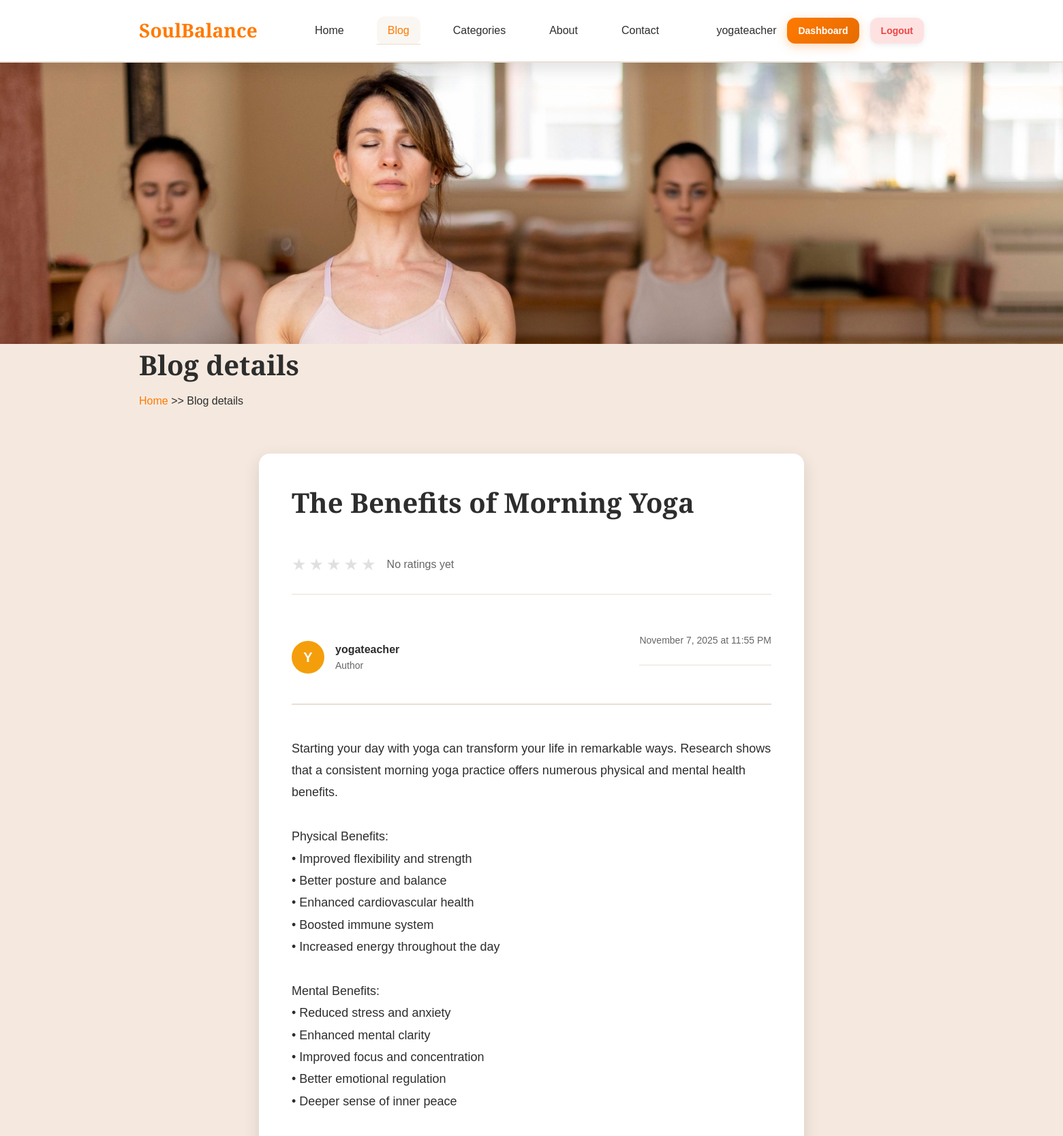
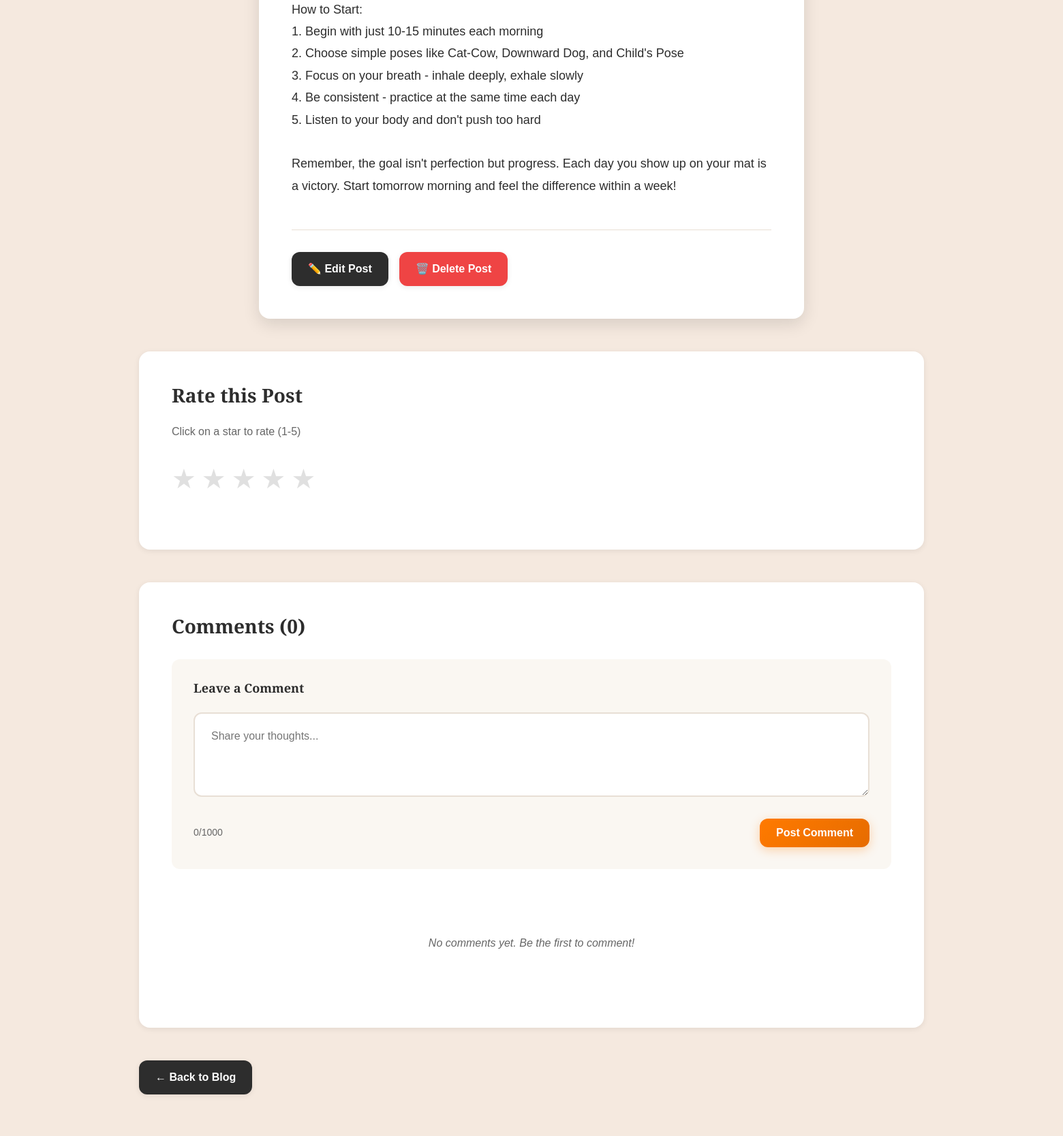
/view_blog.php?id=1 (signed in, upper part), run on the app's committed database (2 pictures, top to bottom).
### tables this page shows
CREATE TABLE IF NOT EXISTS blogPost (
    id INT AUTO_INCREMENT PRIMARY KEY,
    user_id INT NOT NULL,
    title VARCHAR(255) NOT NULL,
    content LONGTEXT NOT NULL,
    category VARCHAR(50) DEFAULT NULL,
    featured_image VARCHAR(255) DEFAULT NULL,
    created_at TIMESTAMP DEFAULT CURRENT_TIMESTAMP,
    updated_at TIMESTAMP DEFAULT CURRENT_TIMESTAMP ON UPDATE CURRENT_TIMESTAMP,
    FOREIGN KEY (user_id) REFERENCES user(id) ON DELETE CASCADE,
    INDEX idx_user_id (user_id),
    INDEX idx_created_at (created_at),
    INDEX idx_category (category)
);

CREATE TABLE IF NOT EXISTS user (
    id INT AUTO_INCREMENT PRIMARY KEY,
    username VARCHAR(50) NOT NULL UNIQUE,
    email VARCHAR(100) NOT NULL UNIQUE,
    password VARCHAR(255) NOT NULL,
    role ENUM('user', 'admin') DEFAULT 'user',
    created_at TIMESTAMP DEFAULT CURRENT_TIMESTAMP,
    updated_at TIMESTAMP DEFAULT CURRENT_TIMESTAMP ON UPDATE CURRENT_TIMESTAMP,
    INDEX idx_email (email),
    INDEX idx_username (username)
);

### view_blog.php (the view, shortened to what this page needs)
<?php
$postId = isset($_GET['id']) ? intval($_GET['id']) : 0;
try {
    $db = getDB();
    $stmt = $db->prepare("
        SELECT bp.id, bp.user_id, bp.title, bp.content, bp.category, bp.featured_image, bp.created_at, bp.updated_at, u.username
        FROM blogPost bp
        JOIN user u ON bp.user_id = u.id
        WHERE bp.id = ?
    ");
    $stmt->execute([$postId]);
    $post = $stmt->fetch();
    $stmt = $db->prepare("
        SELECT AVG(rating) as avg_rating, COUNT(*) as total_ratings
        FROM blog_ratings
        WHERE blog_post_id = ?
    ");
    $stmt->execute([$postId]);
    $ratingData = $stmt->fetch();
    $avgRating = $ratingData['avg_rating'] ? round($ratingData['avg_rating'], 1) : 0;
    $userRating = 0;
    if (isset($_SESSION['user_id'])) {
        $stmt = $db->prepare("SELECT rating FROM blog_ratings WHERE blog_post_id = ? AND user_id = ?");
        $stmt->execute([$postId, $_SESSION['user_id']]);
        $userRatingData = $stmt->fetch();
        $userRating = $userRatingData ? $userRatingData['rating'] : 0;
    }
    $stmt = $db->prepare("
        SELECT c.id, c.comment, c.created_at, c.user_id, u.username
        FROM blog_comments c
        JOIN user u ON c.user_id = u.id
        WHERE c.blog_post_id = ?
        ORDER BY c.created_at DESC
    ");
    $stmt->execute([$postId]);
    $comments = $stmt->fetchAll();
} catch (Exception $e) {
    header('Location: index.php');
    exit();
}
$isOwner = isset($_SESSION['user_id']) && $_SESSION['user_id'] === $post['user_id'];
function formatDate($date) {
    return date('F j, Y \a\t g:i A', strtotime($date));
}
function getAvatarColor($username) {
    $colors = ['#ff7a00', '#10b981', '#3b82f6', '#f59e0b', '#ef4444', '#8b5cf6', '#ec4899'];
    $hash = hash('md5', $username);
    $colorIndex = hexdec(substr($hash, 0, 2)) % count($colors);
    return $colors[$colorIndex];
}
?>
<!DOCTYPE html>
<html lang="en">
<head>
    <link rel="stylesheet" href="assets/css/style.css">
</head>
<body>
    <header class="navbar">
        <div class="container">
            <div class="nav-brand">
                <h1>SoulBalance</h1>
            </div>
            <nav class="nav-links">
                <a href="index.php">Home</a>
                <a href="index.php" class="active">Blog</a>
                <a href="categories.php">Categories</a>
                <a href="about.php">About</a>
                <a href="contact.php">Contact</a>
            </nav>
            <div class="nav-actions">
                <?php if (isset($_SESSION['user_id'])): ?>
                    <div class="user-info">
                        <span class="username"><?php echo htmlspecialchars($_SESSION['username']); ?></span>
                        <a href="dashboard.php" class="btn btn-primary btn-sm">Dashboard</a>
                        <a href="logout.php" class="btn btn-secondary btn-sm logout-link">Logout</a>
                    </div>
                <?php else: ?>
                    <a href="login.php" class="btn btn-primary btn-sm">Sign In</a>
                <?php endif; ?>
            </div>
        </div>
    </header>
<section class="page-hero">
    <img src="assets/images/blog-hero-bg.jpg" alt="Blog background" class="page-hero-image" onerror="this.src='assets/images/about-hero.jpg'">
    <div class="page-hero-content">
        <div class="container">
            <div class="page-hero-title">
                <h1>
                    <span class="title-bold">Blog </span>
                    <span class="title-italic">details</span>
                </h1>
            </div>
            <div class="page-hero-bottom">
                <div class="page-breadcrumb">
                    <a href="index.php">Home</a>
                    <span>&gt;&gt;</span>
                    <span>Blog details</span>
                </div>
            </div>
        </div>
    </div>
</section>
    <main class="main-content">
        <div class="container">
            <article class="blog-post fade-in">
                <div class="blog-header">
                    <?php if (!empty($post['category'])): ?>
                        <span class="category-badge" style="margin-bottom: var(--spacing-sm);">
                        </span>
                    <?php endif; ?>
                    <h1><?php echo htmlspecialchars($post['title']); ?></h1>
                    <div class="blog-rating-display" style="margin: var(--spacing-md) 0;">
                        <div class="rating-stars">
                            <?php for ($i = 1; $i <= 5; $i++): ?>
                                <span class="star <?php echo $i <= $avgRating ? 'filled' : ''; ?>">★</span>
                            <?php endfor; ?>
                        </div>
                        <span class="rating-text">
                            <?php echo $avgRating > 0 ? $avgRating : 'No ratings yet'; ?>
                        </span>
                    </div>
                    <div class="blog-author-meta">
                        <div class="author-info">
                            <div class="author-avatar" style="background-color: <?php echo getAvatarColor($post['username']); ?>;">
                                <?php echo strtoupper(substr($post['username'], 0, 1)); ?>
                            </div>
                            <div>
                                <strong><?php echo htmlspecialchars($post['username']); ?></strong>
                                <p>Author</p>
                            </div>
                        </div>
                        <div class="blog-meta">
                            <span><?php echo formatDate($post['created_at']); ?></span>
                        </div>
                    </div>
                </div>
                <div class="blog-content">
                    <?php echo nl2br(htmlspecialchars($post['content'])); ?>
                </div>
                <?php if ($isOwner): ?>
                    <div class="blog-actions">
                        <a href="edit_blog.php?id=<?php echo $post['id']; ?>" class="btn btn-secondary">✏️ Edit Post</a>
                        <a href="delete_blog.php?id=<?php echo $post['id']; ?>" class="btn btn-danger" onclick="return confirm('Are you sure you want to delete this post?');">🗑️ Delete Post</a>
                    </div>
                <?php endif; ?>
            </article>
            <section class="rating-section fade-in">
                <h3>Rate this Post</h3>
                <?php if (isset($_SESSION['user_id'])): ?>
                    <div class="rating-input">
                        <p>Click on a star to rate (1-5)</p>
                        <div class="rating-stars-input" id="ratingStars">
                            <?php for ($i = 1; $i <= 5; $i++): ?>
                                <span class="star-input <?php echo $i <= $userRating ? 'selected' : ''; ?>" data-rating="<?php echo $i; ?>">★</span>
                            <?php endfor; ?>
                        </div>
                    </div>
                <?php else: ?>
                    <p><a href="login.php" class="btn btn-primary btn-sm">Login to rate this post</a></p>
                <?php endif; ?>
            </section>
            <section class="comments-section fade-in">
                <h3>Comments (<?php echo count($comments); ?>)</h3>
                <?php if (isset($_SESSION['user_id'])): ?>
                    <div class="comment-form">
                        <h4>Leave a Comment</h4>
                        <form id="commentForm">
                            <textarea
                                id="commentText"
                                name="comment"
                                placeholder="Share your thoughts..."
                                required
                                maxlength="1000"
                                rows="4"
                            ></textarea>
                            <div class="comment-form-actions">
                                <span class="char-count"><span id="charCount">0</span>/1000</span>
                                <button type="submit" class="btn btn-primary">Post Comment</button>
                            </div>
                        </form>
                    </div>
                <?php else: ?>
                    <p class="login-prompt"><a href="login.php" class="btn btn-primary btn-sm">Login to comment</a></p>
                <?php endif; ?>
                <div class="comments-list" id="commentsList">
                    <?php if (empty($comments)): ?>
                        <p class="no-comments">No comments yet. Be the first to comment!</p>
                    <?php endif; ?>
                </div>
            </section>
            <div class="back-button fade-in">
                <a href="index.php" class="btn btn-secondary">← Back to Blog</a>
            </div>
        </div>
    </main>
</body>
</html>

### data on the page
blogpost: title "The Benefits of Morning Yoga", user.username "Y", user.username "yogateacher", created_at "November 7, 2025 at 11:55 PM", content "Starting your day with yoga can transform your life in remarkable ways. Research shows that a consistent morning yoga practice offers numerous physical and mental health benefits. Physical Benefits: • Improved flexibility and strength • Better posture and balance • Enhanced cardiovascular health • Boosted immune system • Increased energy throughout the day Mental Benefits: • Reduced stress and anxiety • Enhanced mental clarity • Improved focus and concentration • Better emotional regulation • Deeper sense of inner peace How to Start: 1. Begin with just 10-15 minutes each morning 2. Choose simple poses like Cat-Cow, Downward Dog, and Child's Pose 3. Focus on your breath - inhale deeply,…"

### other printed values
$_SESSION['username'] "yogateacher"
count($comments) "0"
